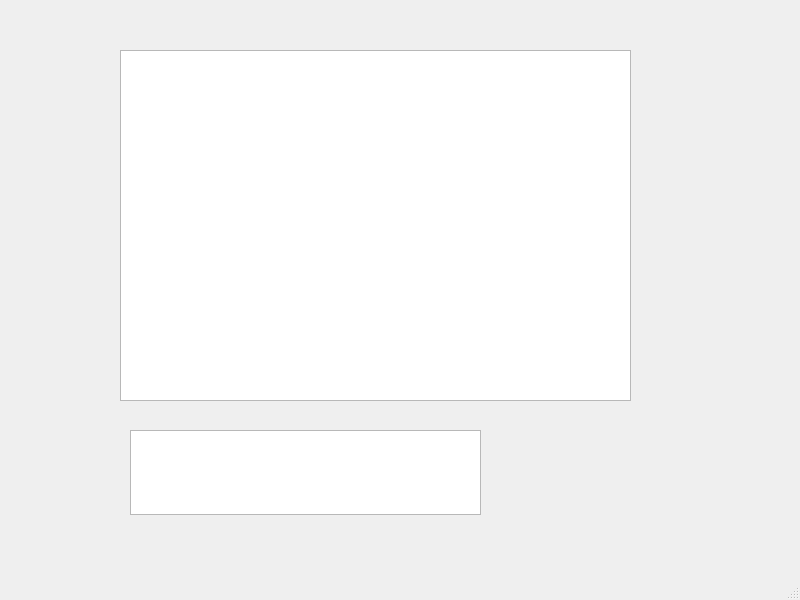
<?xml version="1.0" encoding="UTF-8"?>
<ui version="4.0">
 <class>MainWindow</class>
 <widget class="QMainWindow" name="MainWindow">
  <property name="geometry">
   <rect>
    <x>0</x>
    <y>0</y>
    <width>800</width>
    <height>600</height>
   </rect>
  </property>
  <property name="windowTitle">
   <string>MainWindow</string>
  </property>
  <widget class="QWidget" name="centralwidget">
   <widget class="QListView" name="listView">
    <property name="geometry">
     <rect>
      <x>120</x>
      <y>50</y>
      <width>511</width>
      <height>351</height>
     </rect>
    </property>
   </widget>
   <widget class="QTextEdit" name="textEdit">
    <property name="geometry">
     <rect>
      <x>130</x>
      <y>430</y>
      <width>351</width>
      <height>85</height>
     </rect>
    </property>
   </widget>
  </widget>
  <widget class="QMenuBar" name="menubar">
   <property name="geometry">
    <rect>
     <x>0</x>
     <y>0</y>
     <width>800</width>
     <height>24</height>
    </rect>
   </property>
  </widget>
  <widget class="QStatusBar" name="statusbar"/>
 </widget>
 <resources/>
 <connections/>
</ui>
